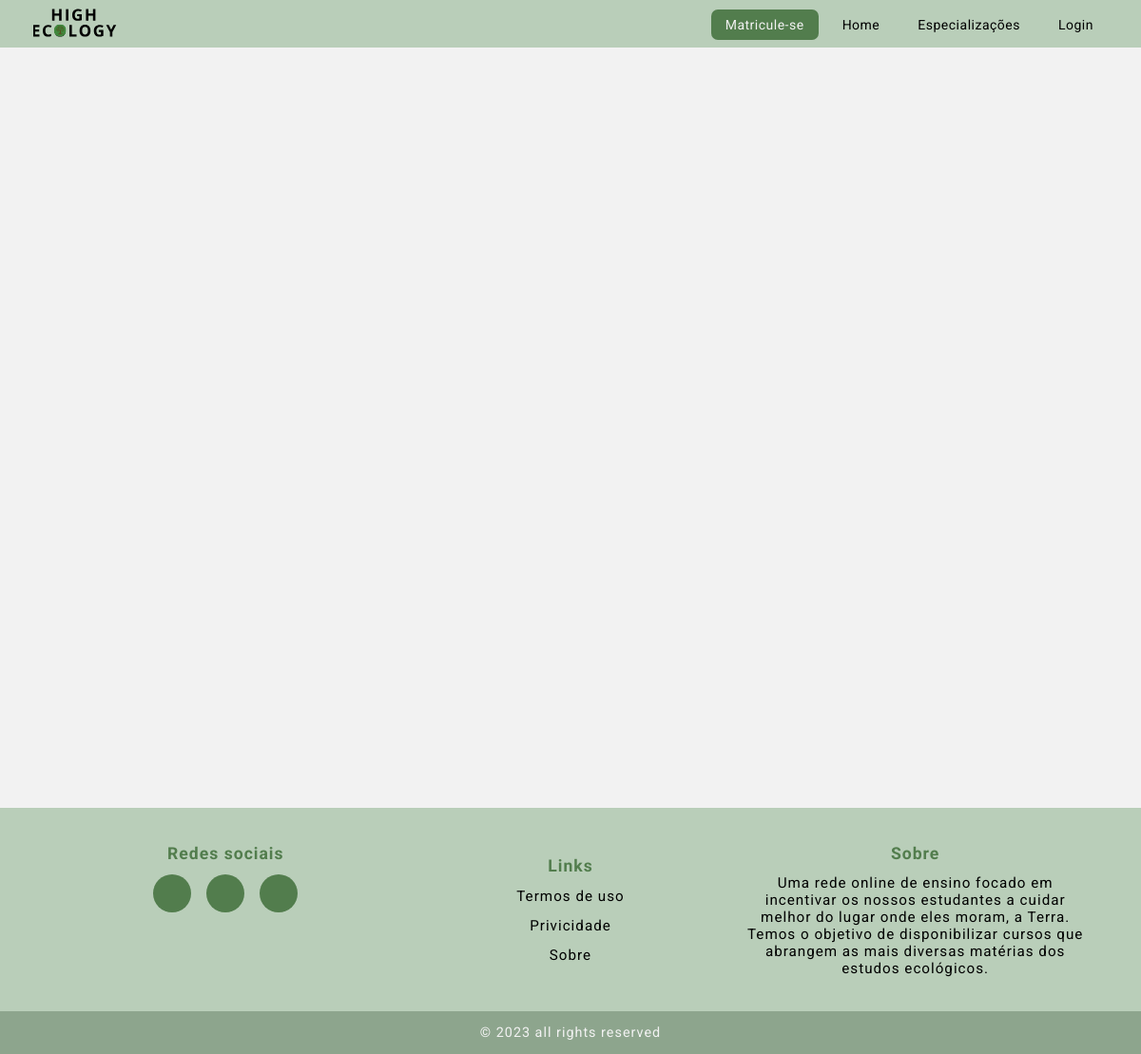
Before: /html/planos.php with the older database file.
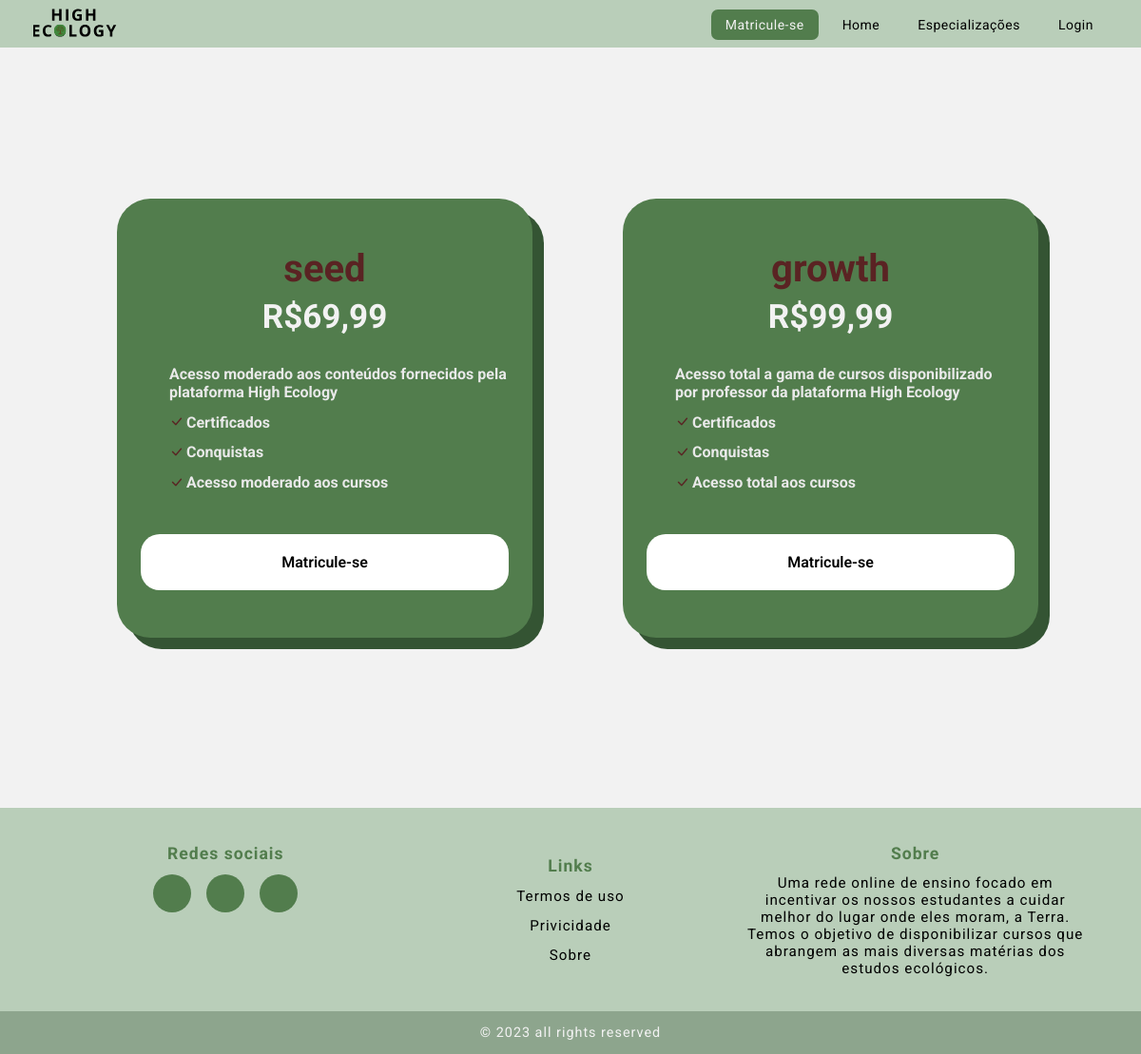
After: the same page with the newer database file.
### tables this page shows
CREATE TABLE `planos` (
  `Cod_Plano` int(7) NOT NULL,
  `Valor` varchar(15) NOT NULL,
  `Tipo` varchar(250) NOT NULL,
  `Descricao` varchar(1000) NOT NULL,
  `Vantagem1` varchar(255) NOT NULL,
  `Vantagem2` varchar(250) NOT NULL,
  `Vantagem3` varchar(250) NOT NULL
);

### html/planos.php (the view, shortened to what this page needs)
<!DOCTYPE html>
<html lang="pt-br">
<head>
    <link rel="stylesheet" href="https://cdnjs.cloudflare.com/ajax/libs/font-awesome/4.7.0/css/font-awesome.min.css">
    <link rel="stylesheet" href="https://cdnjs.cloudflare.com/ajax/libs/font-awesome/6.2.1/css/all.min.css"integrity="sha512-MV7K8+y+gLIBoVD59lQIYicR65iaqukzvf/nwasF0nqhPay5w/9lJmVM2hMDcnK1OnMGCdVK+iQrJ7lzPJQd1w=="crossorigin="anonymous" />
    <link rel="stylesheet" href="https://cdn.jsdelivr.net/npm/bootstrap-icons@1.10.5/font/bootstrap-icons.css">
    <link rel="stylesheet" href="../css/all.css">
    <link rel="stylesheet" href="../css/navbar.css">
    <link rel="stylesheet" href="../css/footer.css">
    <link rel="stylesheet" href="../css/matricula.css">
</head>
<body>
    <nav class="nav">
        <a href="../index.html" class="logo"><img src="../img/logo-tres.svg" alt="logo"></a>
        <ul>
            <li><a href="../html/planos.php" class="active">Matricule-se</a></li>
            <li><a href="../index.html">Home</a></li>
            <li><a href="../html/especializacoes.php">Especializações</a></li>
            <li><a href="../html/login.php">Login</a></li>
        </ul>
    </nav>
    <?php
            include('../php/config.php');
            $stmt = $pdo->query('SELECT * FROM planos');
            $planos = $stmt->fetchAll();
    ?>
    <section class="conteiner card grid">
        <div class="card-conteiner grid">
        <?php foreach ($planos as $plano): ?>
            <div class="card-content grid">
                <h3 class="card-title"><?php echo htmlspecialchars($plano['Tipo']); ?></h3>
                <h1 class="card-price">R$<?php echo htmlspecialchars($plano['Valor']); ?></h1>
                <ul class="card-list grid">
                    <li class="list-item">
                        <span><?php echo htmlspecialchars($plano['Descricao']); ?></span>
                    </li>
                    <li class="list-item">
                        <span class="icon"><i class="bi bi-check-lg"></i></span>
                        <span><?php echo htmlspecialchars($plano['Vantagem1']); ?></span>
                    </li>
                    <li class="list-item">
                        <span class="icon"><i class="bi bi-check-lg"></i></span>
                        <span><?php echo htmlspecialchars($plano['Vantagem2']); ?></span>
                    </li>
                    <li class="list-item">
                        <span class="icon"><i class="bi bi-check-lg"></i></span>
                        <span><?php echo htmlspecialchars($plano['Vantagem3']); ?></span>
                    </li>
                </ul>
                <a class="card-button" href="cadastro.php">Matricule-se</a>
            </div>
        <?php endforeach; ?>
        </div>
    </section>
    <footer>
        <div id="footer_content">
            <div id="footer_contacts">
                <ul class="footer-list">
                    <li>
                        <h2>Redes sociais</h2>
                    </li>
                    <li>
                        <div id="footer_social_media">
                            <a href="https://instagram.com/high.ecology?igshid=OGQ5ZDc2ODk2ZA==" class="footer-link" id="instagram">
                                <i class="fa-brands fa-instagram"></i>
                            </a>
                            <a href="high.ecology@hotmail.com" class="footer-link" id="emailfooter">
                                <i class="fa-regular fa-envelope"></i>
                            </a>
                            <a href="https://github.com/RafaelFLopes/High_Ecology" class="footer-link" id="github">
                                <i class="fa-brands fa-github"></i>
                            </a>
                        </div>
                    </li>
                </ul>
            </div>
            <ul class="footer-list">
                <li>
                    <h2>Links</h2>
                </li>
                <li>
                    <a href="#" class="footer-link">Termos de uso</a>
                </li>
                <li>
                    <a href="#" class="footer-link">Privicidade</a>
                </li>
                <li>
                    <a href="#" class="footer-link">Sobre</a>
                </li>
            </ul>
            <ul class="footer-list">
                <li>
                    <h2>Sobre</h2>
                </li>
                <li id="footer-sobre-texto">
                    Uma rede online de ensino focado em incentivar os nossos estudantes a cuidar melhor do lugar onde eles moram, a Terra.
                    Temos o objetivo de disponibilizar cursos que abrangem as mais diversas matérias dos estudos ecológicos.
               </li>
            </ul>
        </div>
        <div id="footer_copyright">
            &#169
            2023 all rights reserved
        </div>
    </footer>
</body>
</html>

### css/all.css (style rules this page uses)
* { margin: 0; padding: 0; box-sizing: border-box; font-family: 'Roboto', sans-serif; }
body { background-color: #f2f2f2; }

### css/navbar.css (style rules this page uses)
nav { z-index: 10000; display: flex; height: 50px; width: 100%; background-color: #b9ceb9; align-items: center; justify-content: space-between; padding: 0 30px 0 35px; flex-wrap: wrap; }
nav img { height: 35px; }
nav ul { display: flex; flex-wrap: wrap; list-style-type: none; }
nav ul li { margin: 0 5px; }
nav ul li a { color: black; text-decoration: none; font-size: 14px; font-weight: 400; padding: 8px 15px; border-radius: 7px; letter-spacing: 0.5px; transition: all 0.4s ease; }
nav ul li a.active { background: #527D4D; color: #f2f2f2; }

### css/footer.css (style rules this page uses)
footer { margin: 0; padding: 0; width: 100%; box-sizing: border-box; letter-spacing: 1px; color: #527D4D; }
li#footer-sobre-texto { text-align: center; }
.footer-link { text-decoration: none; }
#footer_content { background-color: #b9ceb9; display: grid; grid-template-columns: repeat(3, 1fr); padding: 1rem 3.5rem; }
#footer_content h2 { font-size: 1.10rem; margin-top: 0.10rem; }
#footer_social_media { align-items: center; justify-content: center; display: flex; gap: 1rem; }
#footer_social_media .footer-link { display: flex; align-items: center; justify-content: center; height: 2.5rem; width: 2.5rem; color: #f2f2f2; border-radius: 50%; transition: all 0.4s ease; }
#footer_social_media .footer-link i { font-size: 1.25rem; }
#instagram { background-color: #527D4D; transition: 1s; }
#emailfooter { background-color: #527D4D; transition: 1s; }
#github { background-color: #527D4D; transition: 1s; }
.footer-list { margin: 20px 0 20px 0; align-items: center; justify-content: center; display: flex; flex-direction: column; gap: 0.75rem; list-style: none; }
.footer-list .footer-link { font-size: 0.95rem; color: black; transition: all 0.4s; }
#footer-sobre-texto { color: black; font-size: 0.95rem; }
#footer_copyright { display: flex; justify-content: center; background-color: #8da58d; color: #f2f2f2; font-size: 0.9rem; padding: 0.9rem; font-weight: 8000; }

### css/matricula.css (style rules this page uses)
.conteiner { max-width: 1024px; }
.grid { display: grid; }
.card { padding: 20px 20px 40px; align-items: center; }
.card-conteiner { gap: 48px 80px; }
.card-content { background-color: #527D4D; padding: 50px 25px 50px; border-radius: 35px; box-shadow:12px 12px 0px 0px rgba(52,84,51,1); transition: 0.4s; }
.card-title { text-align: center; margin-bottom: 7px; font-size: 40px; color: #5a2323; }
.card-price { text-align: center; color: #f2f2f2; font-size: 35px; }
.card-list { row-gap: 12.8px; margin-bottom: 20px; margin-top: 30px; margin-left: 30px; }
.list-item { display: flex; align-items: center; font-size: 16px; font-weight: 700; color: #e9e9e9; }
.icon { color: #5a2323; margin-right: 3px; font-size: 15px; }
.card-button { text-align: center; text-decoration: none; padding: 20px; margin-top: 25px; font-size: 16px; border-radius: 20px; background-color: #ffffff; color: black; font-weight: 600; transition: all 0.4s ease; }
@media screen and (min-width: 900px) { .conteiner { margin-left: auto; margin-right: auto; } }
@media screen and (min-width: 900px) { .card { height: 100vh; width: 100%; align-items: center; } }
@media screen and (min-width: 900px) { .card-content { margin-left: 15px; } }
@media screen and (min-width: 900px) { .card-conteiner { grid-template-columns: repeat(2, 1fr); } }

Changed rows visible on the page:
added planos: Tipo "seed", Valor "69,99", Descricao "Acesso moderado aos conteúdos fornecidos pela plataforma High Ecology", Vantagem1 "Certificados", Vantagem2 "Conquistas", Vantagem3 "Acesso moderado aos cursos"
added planos: Tipo "growth", Valor "99,99", Descricao "Acesso total a gama de cursos disponibilizado por professor da plataforma High Ecology", Vantagem1 "Certificados", Vantagem2 "Conquistas", Vantagem3 "Acesso total aos cursos"
